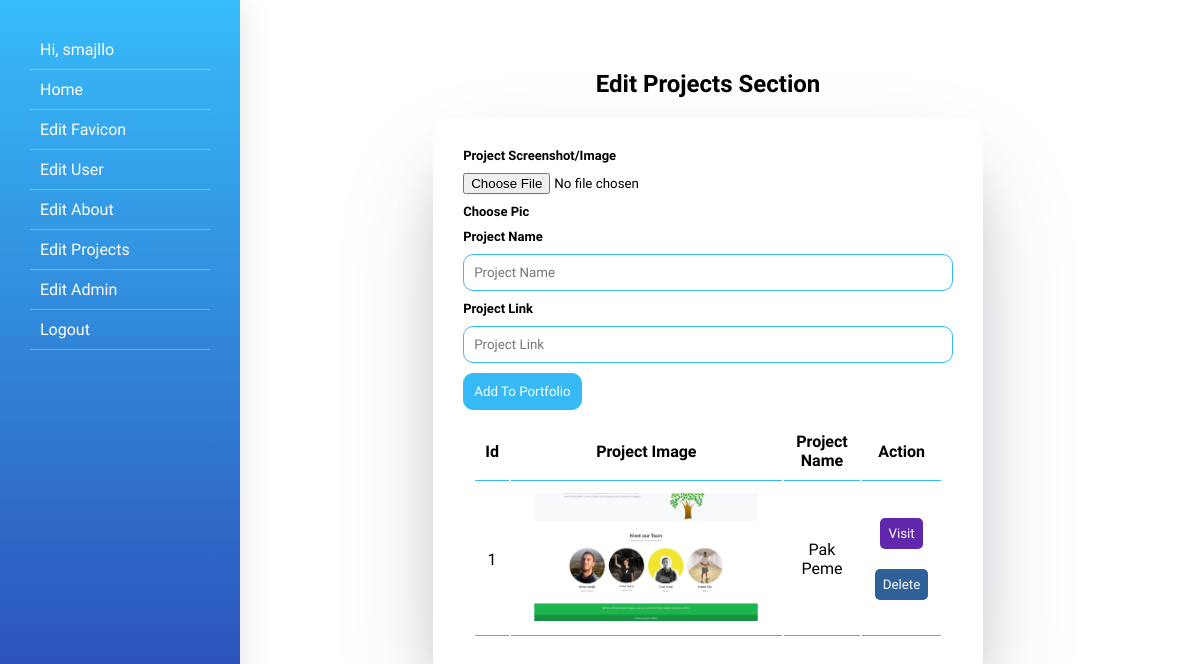
/admin/?editprojects=true (signed in), run on the app's committed database.
### tables this page shows
CREATE TABLE `projects` (
  `id` int(11) NOT NULL,
  `projectname` varchar(250) NOT NULL,
  `projectpic` varchar(250) NOT NULL,
  `projectlink` text NOT NULL
);

### admin/php/projects.php (the view, shortened to what this page needs)
<div class="projects">
  <h2>Edit Projects Section</h2>
  <div class="projectcontainer">
    <form
      method="post"
      action="php/update-projects.php"
      enctype="multipart/form-data"
    >
      <div class="about-inner">
        <div class="about-input">
          <label>Project Screenshot/Image </label>
          <input type="file" name="projectpic" id="profilepic" />
          <label for="projectpic">Choose Pic</label>
        </div>
        <div class="about-input">
          <label for="name">Project Name</label>
          <input
            type="text"
            name="projectname"
            id="name"
            placeholder="Project Name"
          />
        </div>
        <div class="about-input">
          <label for="email">Project Link</label>
          <input
            type="text"
            name="projectlink"
            id="email"
            placeholder="Project Link"
          />
        </div>
      </div>
      <input
        type="submit"
        class="about-button"
        name="addtoportfolio"
        value="Add To Portfolio"
      />
    </form>
    <table>
      <thead>
        <tr>
          <th>Id</th>
          <th>Project Image</th>
          <th>Project Name</th>
          <th>Action</th>
        </tr>
      </thead>
      <tbody>
        <?php
$query2="SELECT * FROM projects";
$queryrun2=mysqli_query($db,$query2);
$count=1;
while($data2=mysqli_fetch_array($queryrun2)){
    ?>
        <tr>
          <td><?=$count?></td>
          <td><img src="../assets/img/<?=$data2['projectpic']?>" /></td>
          <td><?=$data2['projectname']?></td>
          <td>
            <a href="<?=$data2['projectlink']?>">
              <button type="button" class="visit">Visit</button></a
            >
            <a href="php/update-projects.php?del=<?=$data2['id']?>"
              ><button type="button" class="delete">Delete</button></a
            >
          </td>
        </tr>
        <?php $count++;
} ?>
      </tbody>
    </table>
  </div>
</div>

### admin/css/dashboard.css (style rules this page uses)
* { margin: 0; padding: 0; box-sizing: border-box; font-family: "Work Sans", sans-serif; }
img { width: 90%; margin: auto; }
.about-inner, .about-input { display: flex; flex-direction: column; gap: 10px; }
.about-input label { font-size: 13px; font-weight: 600; }
.about-input input[type="text"], .about-input textarea { padding: 10px; border-radius: 10px; border: 1px solid rgb(55, 185, 245); }
.about-button { padding: 10px; border: 1px solid rgb(55, 185, 245); background: rgb(55, 185, 245); color: #fff; border-radius: 10px; transition: ease 0.3s; margin-top: 10px; }
table { padding: 10px; }
th, td { border-bottom: 1px solid rgb(55, 185, 245); padding: 10px; text-align: center; }
.delete { padding: 8px; border-radius: 5px; color: #fff; background-color: rgb(46, 96, 153); border: none; cursor: pointer; margin-top: 10px; }
.visit { padding: 8px; border-radius: 5px; color: #fff; background-color: rgb(96, 39, 172); border: none; cursor: pointer; margin-bottom: 10px; }
.projects { padding: 30px 0; }
.projects > h2 { text-align: center; margin-bottom: 20px; }
.projectcontainer { width: 60%; padding: 30px; margin: auto; border-radius: 20px; box-shadow: rgba(50, 50, 93, 0.25) 0px 50px 100px -20px, rgba(0, 0, 0, 0.3) 0px 30px 60px -30px; }

### data on the page
projects: projectpic (picture), projectname "Pak Peme"

### other printed values
$_SESSION['username'] "smajllo"
